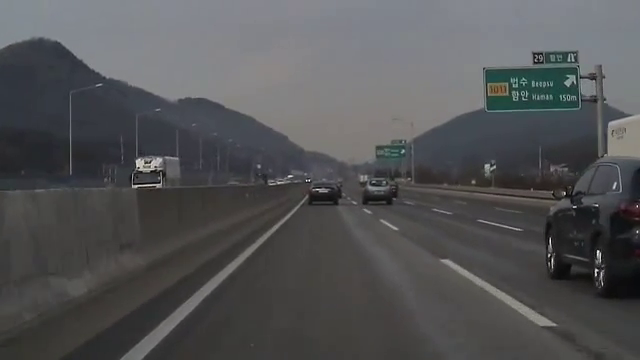
#> input picture frame 122 of image_processing/lane_departure/TestVideo2.mp4, 640 x 360 px, given in place of TestVideo1.avi, which was not available
$ python lane_departure.py
#> lines starting #> are read from the running program, lines starting #| are printed output that depends on the picture; after the words box and inside, x2 and y2 are one past the last pixel; in counts of white or black regions, pixels touching at a corner belong together; long printed decimals are rounded; pictures that were not available may be replaced by others from this repository, and a replacement may not be noted
#> further down, frame is the input picture: shape (360, 640, 3); mean B, G, R 85.4, 83.9, 83.4
import cv2
import numpy as np
import time
import RPi.GPIO as GPIO

buzzer = 12
GPIO.setwarnings(False)
GPIO.setmode(GPIO.BCM)
scale = [261, 294, 329, 349, 392, 440, 493, 523]

GPIO.setup(buzzer, GPIO.OUT)
p = GPIO.PWM(buzzer, 100)
buzzer_list = [4]

def region_of_interest(img, vertices):
    mask = np.zeros_like(img)
    # channel_count = img.shape[2]
    match_mask_color = 255
    cv2.fillPoly(mask, vertices, match_mask_color)
    masked_image = cv2.bitwise_and(img, mask)
    return masked_image


def get_fitline(img, f_lines):  # 대표선 구하기
    try:
        lines = np.squeeze(f_lines)

        if len(lines.shape) != 1:
            lines = lines.reshape(lines.shape[0] * 2, 2)
            rows, cols = img.shape[:2]
            output = cv2.fitLine(lines, cv2.DIST_L2, 0, 0.01, 0.01)
            vx, vy, x, y = output[0], output[1], output[2], output[3]
            # 차선변경 에러

            x1, y1 = int(((img.shape[0] - 1) - y) / vy * vx + x), int(img.shape[0] - 1)
            x2, y2 = int(((img.shape[0] / 2 + 85) - y) / vy * vx + x), int(img.shape[0] / 2 + 85)

            result = [x1, y1, x2, y2]

            return result
    except:
        return None


def draw_fit_line(img, lines, color=[255, 0, 0], thickness=10):  # 대표선 그리기
    cv2.line(img, (lines[0], lines[1]), (lines[2], lines[3]), color, thickness)


def line_intersection(line1, line2):
    xdiff = (line1[0][0] - line1[1][0], line2[0][0] - line2[1][0])
    ydiff = (line1[0][1] - line1[1][1], line2[0][1] - line2[1][1])

    def det(a, b):
        return a[0] * b[1] - a[1] * b[0]

    div = det(xdiff, ydiff)
    if div == 0:
        raise Exception('lines do not intersect')

    d = (det(*line1), det(*line2))
    x = det(d, xdiff) / div
    y = det(d, ydiff) / div
    return [x, y]


def offset(left, mid, right):
    LANEWIDTH = 3.7
    a = mid - left
    b = right - mid
    width = right - left

    if a >= b:  # driving right off
        offset = a / width * LANEWIDTH - LANEWIDTH / 2.0
    else:  # driving left off
        offset = LANEWIDTH / 2.0 - b / width * LANEWIDTH

    return offset


def process(image):
    #     # print(image.shape)
    height = image.shape[0]
#> height = 360
    width = image.shape[1]
#> width = 640
    region_of_interest_vertices = [
        (0, height),
        (width / 2, height / 2),
        (width, height)
    ]
#> region_of_interest_vertices = [(0, 360), (320, 180), (640, 360)]
    gray_image = cv2.cvtColor(image, cv2.COLOR_RGB2GRAY)

    canny_image = cv2.Canny(gray_image, 100, 120)
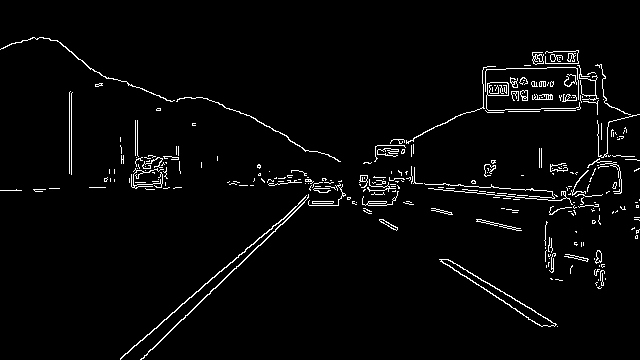
#> canny_image: shape (360, 640); 3% white in thin lines or dots, all inside (x1, y1, x2, y2) = (0, 37, 640, 360)
    cropped_image = region_of_interest(canny_image,
                                       np.array([region_of_interest_vertices], np.int32), )
#> in region_of_interest, `cv2.fillPoly(mask, vertices, match_mask_color)`:
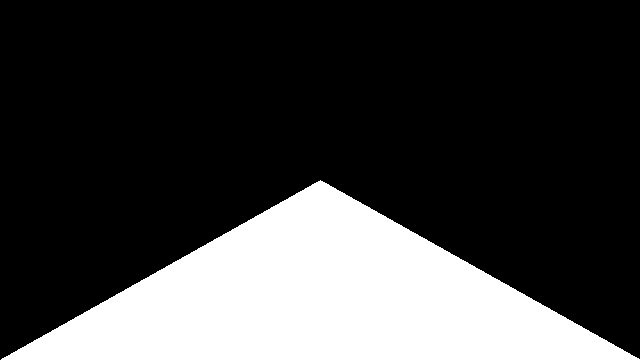
#> mask: shape (360, 640); 25.1% white; 1 white region, box (x1, y1, x2, y2) and area: (1, 180, 640, 360) 57740
#> in region_of_interest, `masked_image = cv2.bitwise_and(img, mask)`:
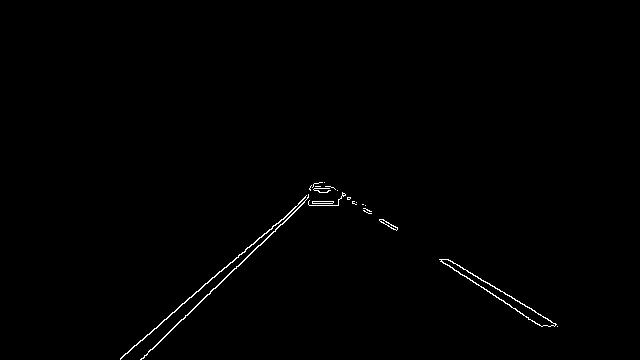
#> masked_image: shape (360, 640); 0.57% white in thin lines or dots, all inside (x1, y1, x2, y2) = (120, 182, 558, 360)

    lines = cv2.HoughLinesP(cropped_image,
                            rho=2,
                            theta=np.pi / 180,
                            threshold=50,
                            lines=np.array([]),
                            minLineLength=40,
                            maxLineGap=100)
#> lines = [[141, 359, 324, 182], [120, 359, 319, 186], [320, 182, 556, 324], [319, 182, 542, 326], [120, 358, 322, 182], [301, 205, 365, 205]]

    line_arr = np.squeeze(lines)
#> line_arr has the same summary as lines

    # 기울기 구하기
    slope_degree = (np.arctan2(line_arr[:, 1] - line_arr[:, 3], line_arr[:, 0] - line_arr[:, 2]) * 180) / np.pi
#> slope_degree = [136, 139, -149, -147.1, 138.9, 180]

    # 수평 기울기 제한
    line_arr = line_arr[np.abs(slope_degree) < 160]
#> line_arr = [[141, 359, 324, 182], [120, 359, 319, 186], [320, 182, 556, 324], [319, 182, 542, 326], [120, 358, 322, 182]]
    slope_degree = slope_degree[np.abs(slope_degree) < 160]
#> slope_degree = [136, 139, -149, -147.1, 138.9]
    # 수직 기울기 제한
    line_arr = line_arr[np.abs(slope_degree) > 95]
    slope_degree = slope_degree[np.abs(slope_degree) > 95]
    # 필터링된 직선 버리기
    L_lines, R_lines = line_arr[(slope_degree > 0), :], line_arr[(slope_degree < 0), :]
#> L_lines = [[141, 359, 324, 182], [120, 359, 319, 186], [120, 358, 322, 182]]; R_lines = [[320, 182, 556, 324], [319, 182, 542, 326]]
    temp = np.zeros((image.shape[0], image.shape[1], 3), dtype=np.uint8)
    L_lines, R_lines = L_lines[:, None], R_lines[:, None]

    # 대표선 만들기
    left_fit_line = get_fitline(temp, L_lines)
#> in get_fitline, `lines = np.squeeze(f_lines)`: lines has the same summary as L_lines in process
#> in get_fitline, `lines = lines.reshape(lines.shape[0] * 2, 2)`: lines = [[141, 359], [324, 182], [120, 359], [319, 186], [120, 358], [322, 182]]
#> in get_fitline, `output = cv2.fitLine(lines, cv2.DIST_L2, 0, 0.01, 0.01)`: output = [0.744, -0.668, 224.3, 271]
#> in get_fitline, `vx, vy, x, y = output[0], output[1], output[2], output[3]`: vx = [0.744]; vy = [-0.668]; x = [224.3]; y = [271]
#> in get_fitline, `x1, y1 = int(((img.shape[0] - 1) - y) / vy * vx + x), int(img.shape[0]..`: x1 = 126; y1 = 359
#> in get_fitline, `x2, y2 = int(((img.shape[0] / 2 + 85) - y) / vy * vx + x), int(img.sha..`: x2 = 231; y2 = 265
#> in get_fitline, `result = [x1, y1, x2, y2]`: result = [126, 359, 231, 265]
#> left_fit_line = [126, 359, 231, 265]
#> temp: shape (360, 640, 3); every value is 0
    print('left', left_fit_line)
#| left [126, 359, 231, 265]
    right_fit_line = get_fitline(temp, R_lines)
#> right_fit_line = [603, 359, 452, 265]
    print('right', right_fit_line)
#| right [603, 359, 452, 265]

    if left_fit_line != None and right_fit_line != None:
        print(right_fit_line[0] - left_fit_line[0])
#| 477

    color = [255, 0, 0]

    # car detection
    if left_fit_line != None and right_fit_line != None:

        A = [left_fit_line[0], left_fit_line[1]]
#> A = [126, 359]
        B = [left_fit_line[2], left_fit_line[3]]
#> B = [231, 265]
        C = [right_fit_line[0], right_fit_line[1]]
#> C = [603, 359]
        D = [right_fit_line[2], right_fit_line[3]]
#> D = [452, 265]
        intersection = line_intersection((A, B), (C, D))
#> intersection = [321.6, 183.9]

        # pts = vertices.reshape((-1, 1, 2))

        car_mask = np.zeros_like(image)
        # channel_count = img.shape[2]
        match_mask_color = 255
        cv2.fillPoly(car_mask, [np.array([(intersection[0], 50), A, C], np.int32)], match_mask_color)
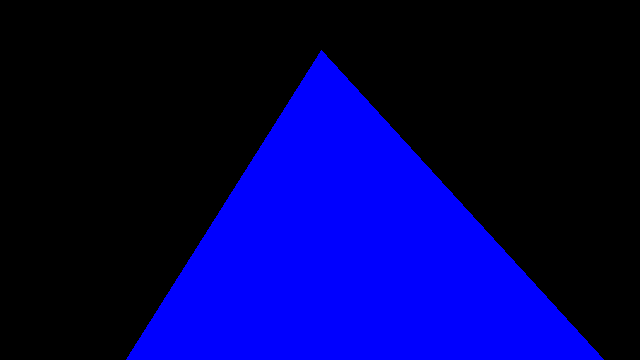
#> car_mask: shape (360, 640, 3); mean of channels 0, 1, 2 82.2, 0, 0; drawn as B, G, R

        car_masked_image = cv2.bitwise_and(image, car_mask)
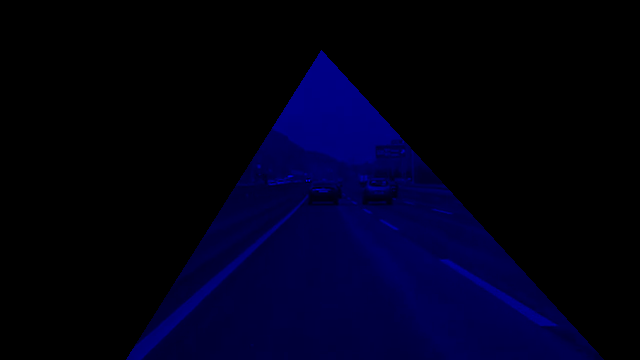
#> car_masked_image: shape (360, 640, 3); mean B, G, R 24.3, 0, 0
        # cv2.imshow('ma', car_masked_image)
        car_roi_gray = cv2.cvtColor(car_masked_image, cv2.COLOR_RGB2GRAY)
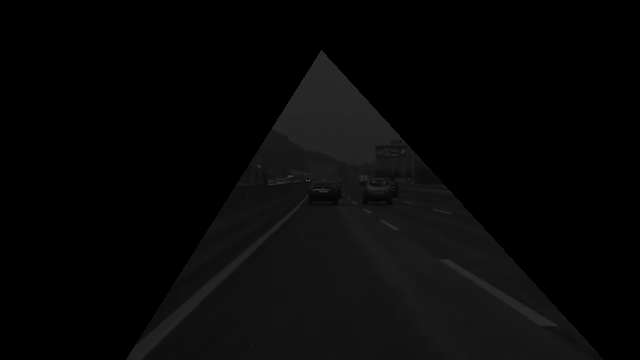
#> car_roi_gray: shape (360, 640); min 0, max 76, mean 7.3
        # car_roi_color = car_masked_image
        # cv2.imshow('gra', car_roi_gray)
        cars = car_cascade.detectMultiScale(car_roi_gray, 1.4, 1, minSize=(80, 80))
#> cars = ()

        for (x, y, w, h) in cars:
            print(w, h)
            cv2.rectangle(temp, (x, y), (x + w, y + h), (0, 255, 255), 2)
#> this loop made 0 passes

        center = offset(left_fit_line[0], 180, right_fit_line[0])
#> center = -1.43

        print('center', abs(center))
#| center 1.431
        if abs(center) > 1.75:
            center_x = int(640 / 2.0)
            center_y = int(360 / 2.0)

            thickness = 2

            location = (center_x - 200, center_y - 100)
            font = cv2.FONT_HERSHEY_SIMPLEX;  # hand-writing style font
            fontScale = 3.5
            cv2.putText(temp, 'Warning', location, font, fontScale, (0, 0, 255), thickness)
            p.start(100)
            p.ChangeDutyCycle(10)
            for i in range(len(buzzer_list)):
                p.ChangeFrequency(scale[buzzer_list[i]])
                time.sleep(1)
            p.stop()
            color = [0, 0, 255]

    if left_fit_line != None:
        draw_fit_line(temp, left_fit_line, color)

    if right_fit_line != None:
        draw_fit_line(temp, right_fit_line, color)
#> call 2 of draw_fit_line, with thickness = 10
#> in draw_fit_line (call 2), `cv2.line(img, (lines[0], lines[1]), (lines[2], lines[3]), color, thick..`:
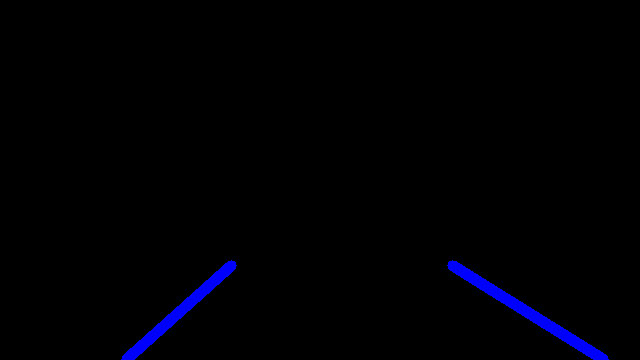
#> img: shape (360, 640, 3); mean of channels 0, 1, 2 4, 0, 0; drawn as B, G, R

    image_with_lines = cv2.addWeighted(temp, 0.8, image, 1, 0.0)

    return image_with_lines


cascade_src = 'cars.xml'
cap = cv2.VideoCapture('TestVideo1.avi')
car_cascade = cv2.CascadeClassifier(cascade_src)

while cap.isOpened():
    ret, frame = cap.read()

    if (type(frame) == type(None)):
        break

    frame = process(frame)
    cv2.imshow('frame', frame)

    if cv2.waitKey(1) & 0xFF == ord('q'):
#> (key q is pressed here)
        break

cap.release()
cv2.destroyAllWindows()

$ run again, starting later in the video
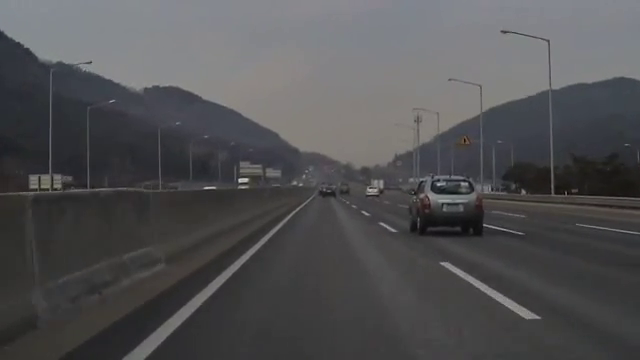
#> input picture frame 552 of image_processing/lane_departure/TestVideo2.mp4, 640 x 360 px, given in place of TestVideo1.avi, which was not available
#> frame is the input picture: shape (360, 640, 3); mean B, G, R 82.7, 81.1, 81.3
#> canny_image: shape (360, 640); 2.5% white in thin lines or dots
#> mask: shape (360, 640); 25.1% white; 1 white region, box (x1, y1, x2, y2) and area: (1, 180, 640, 360) 57740
#> masked_image: shape (360, 640); 0.49% white in thin lines or dots, all inside (x1, y1, x2, y2) = (122, 187, 541, 360)
#> in process, `lines = cv2.HoughLinesP(cropped_image, rho=2, theta=np.pi / 180, thres..`: lines = [[165, 321, 323, 188], [144, 358, 301, 207], [325, 188, 539, 316], [323, 187, 527, 319], [226, 268, 319, 190], [123, 357, 333, 187], [324, 188, 524, 318]]
#> line_arr has the same summary as lines
#> slope_degree = [139.9, 136.1, -149.1, -147.1, 140, 141, -147]
#> L_lines = [[165, 321, 323, 188], [144, 358, 301, 207], [226, 268, 319, 190], [123, 357, 333, 187]]; R_lines = [[325, 188, 539, 316], [323, 187, 527, 319], [324, 188, 524, 318]]
#> in get_fitline, `lines = np.squeeze(f_lines)`: lines has the same summary as L_lines in process
#> in get_fitline, `lines = lines.reshape(lines.shape[0] * 2, 2)`: lines = [[165, 321], [323, 188], [144, 358], [301, 207], [226, 268], [319, 190], [123, 357], [333, 187]]
#> output = [0.755, -0.656, 241.8, 259.5]
#> vx = [0.755]; vy = [-0.656]; x = [241.8]; y = [259.5]
#> x1 = 127; y1 = 359
#> x2 = 235; y2 = 265
#> result = [127, 359, 235, 265]
#> temp: shape (360, 640, 3); every value is 0
#| left [127, 359, 235, 265]
#> right_fit_line = [595, 359, 446, 265]
#| right [595, 359, 446, 265]
#| 468
#> A = [127, 359]
#> B = [235, 265]
#> C = [595, 359]
#> D = [446, 265]
#> intersection = [323.7, 187.8]
#> in process, `car_masked_image = cv2.bitwise_and(image, car_mask)`:
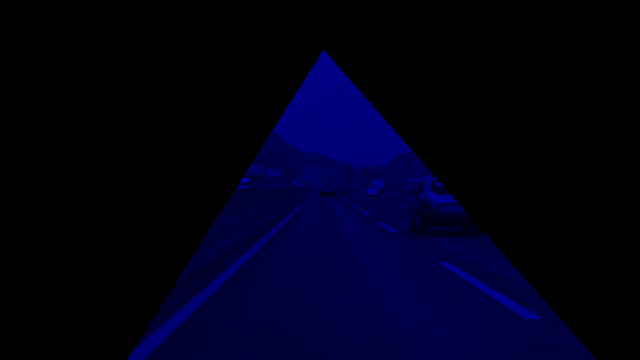
#> car_masked_image: shape (360, 640, 3); mean B, G, R 22.9, 0, 0
#> cars = ()
#> center = -1.43
#| center 1.431
#> in draw_fit_line (call 2), `cv2.line(img, (lines[0], lines[1]), (lines[2], lines[3]), color, thick..`:
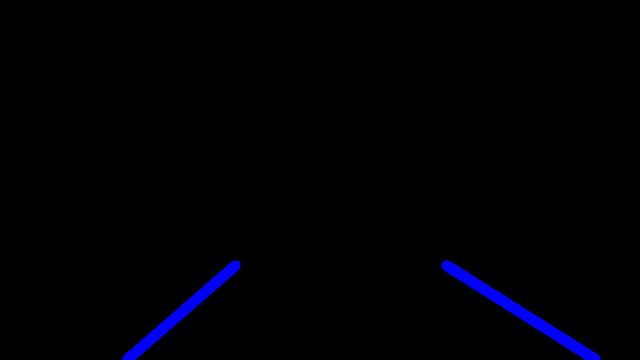
#> img: shape (360, 640, 3); mean of channels 0, 1, 2 4, 0, 0; drawn as B, G, R

$ run again, starting later in the video
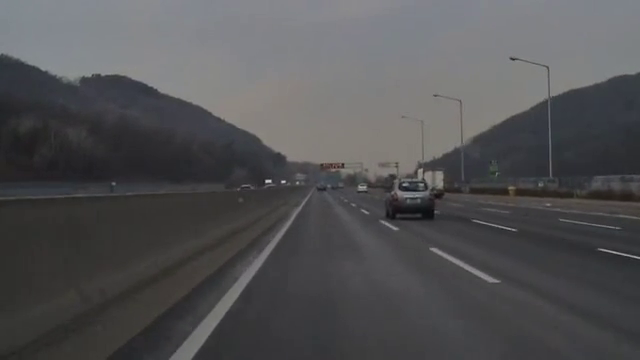
#> input picture frame 982 of image_processing/lane_departure/TestVideo2.mp4, 640 x 360 px, given in place of TestVideo1.avi, which was not available
#> frame is the input picture: shape (360, 640, 3); mean B, G, R 83.8, 82.2, 82.4
#> in process, `canny_image = cv2.Canny(gray_image, 100, 120)`:
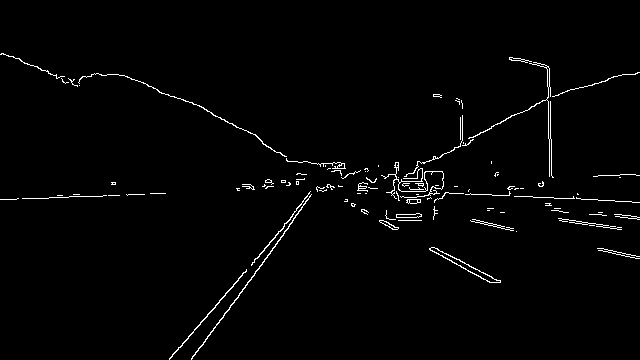
#> canny_image: shape (360, 640); 1.7% white in thin lines or dots, all inside (x1, y1, x2, y2) = (0, 53, 640, 360)
#> mask: shape (360, 640); 25.1% white; 1 white region, box (x1, y1, x2, y2) and area: (1, 180, 640, 360) 57740
#> masked_image: shape (360, 640); 0.39% white in thin lines or dots, all inside (x1, y1, x2, y2) = (169, 184, 501, 360)
#> in process, `lines = cv2.HoughLinesP(cropped_image, rho=2, theta=np.pi / 180, thres..`: lines = [[191, 359, 317, 186], [206, 317, 301, 204], [323, 187, 500, 281], [324, 187, 489, 282], [172, 356, 309, 193], [251, 279, 310, 196], [316, 188, 495, 279], [195, 354, 320, 188], [364, 213, 481, 278]]
#> line_arr has the same summary as lines
#> slope_degree = [126.1, 130.1, -152, -150.1, 130, 125.4, -153.1, 127, -150.9]
#> L_lines = [[191, 359, 317, 186], [206, 317, 301, 204], [172, 356, 309, 193], [251, 279, 310, 196], [195, 354, 320, 188]]; R_lines = [[323, 187, 500, 281], [324, 187, 489, 282], [316, 188, 495, 279], [364, 213, 481, 278]]
#> in get_fitline, `lines = np.squeeze(f_lines)`: lines has the same summary as L_lines in process
#> in get_fitline, `lines = lines.reshape(lines.shape[0] * 2, 2)`: lines = [[191, 359], [317, 186], [206, 317], [301, 204], [172, 356], [309, 193], [251, 279], [310, 196], [195, 354], [320, 188]]
#> output = [0.617, -0.787, 257.2, 263.2]
#> vx = [0.617]; vy = [-0.787]; x = [257.2]; y = [263.2]
#> x1 = 182; y1 = 359
#> x2 = 255; y2 = 265
#> result = [182, 359, 255, 265]
#| left [182, 359, 255, 265]
#> right_fit_line = [637, 359, 463, 265]
#| right [637, 359, 463, 265]
#| 455
#> A = [182, 359]
#> B = [255, 265]
#> C = [637, 359]
#> D = [463, 265]
#> intersection = [316.5, 185.8]
#> cars = ()
#> center = -1.87
#| center 1.866
#> font = 0
#> img: shape (360, 640, 3); mean of channels 0, 1, 2 0, 0, 7.4
#> in process, `image_with_lines = cv2.addWeighted(temp, 0.8, image, 1, 0.0)`:
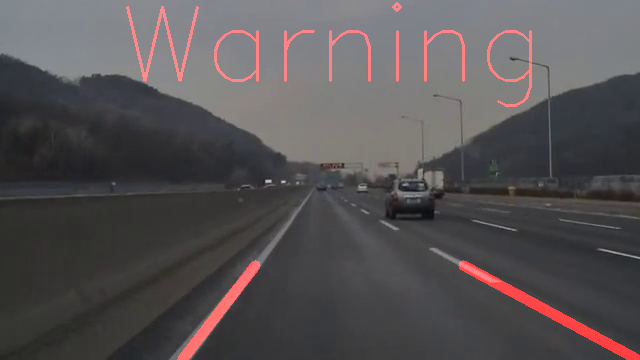
#> image_with_lines: shape (360, 640, 3); mean of channels 0, 1, 2 83.8, 82.2, 86.6; drawn as B, G, R
